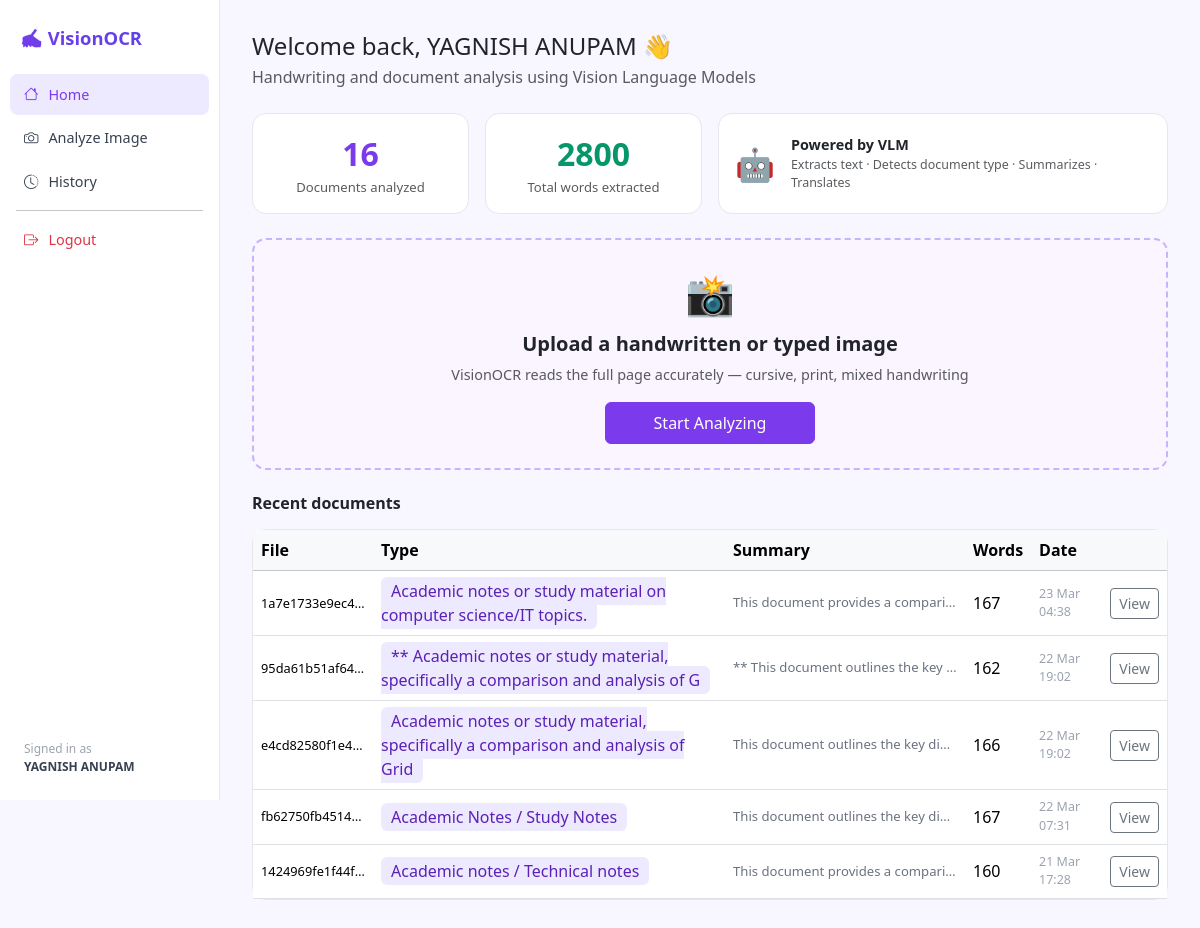
The page / (signed in) on the database its author committed.
### app/models/database.py (models this page shows)
class User(UserMixin, db.Model):
    __tablename__ = 'users'
    id           = db.Column(db.Integer, primary_key=True)
    name         = db.Column(db.String(100), nullable=False)
    email        = db.Column(db.String(150), unique=True, nullable=False)
    password     = db.Column(db.String(256), nullable=False)
    created_at   = db.Column(db.DateTime, default=datetime.utcnow)
    results      = db.relationship('Result', backref='user', lazy=True)

class Result(db.Model):
    __tablename__ = 'results'
    id            = db.Column(db.Integer, primary_key=True)
    user_id       = db.Column(db.Integer, db.ForeignKey('users.id'), nullable=False)
    filename      = db.Column(db.String(256))
    doc_type      = db.Column(db.String(80))        # letter, notes, essay etc
    extracted     = db.Column(db.Text)              # full extracted text
    summary       = db.Column(db.Text)              # AI summary
    translation   = db.Column(db.Text)              # translated text if requested
    translate_to  = db.Column(db.String(50))        # target language
    word_count    = db.Column(db.Integer)
    char_count    = db.Column(db.Integer)
    tokens_used   = db.Column(db.Integer)
    created_at    = db.Column(db.DateTime, default=datetime.utcnow)

### app/routes/main.py (the view)
@main_bp.route('/')
@login_required
def home():
    recent = Result.query.filter_by(user_id=current_user.id)\
                         .order_by(Result.created_at.desc()).limit(5).all()
    total  = Result.query.filter_by(user_id=current_user.id).count()
    total_words = sum(r.word_count or 0 for r in
                      Result.query.filter_by(user_id=current_user.id).all())
    return render_template('home.html', recent=recent, total=total, total_words=total_words)

### app/templates/home.html (shortened to what this page needs)
{% extends 'base.html' %}
{% block content %}
<h4 class="mb-1">Welcome back, {{ current_user.name }} 👋</h4>
<p class="text-muted mb-4">Handwriting and document analysis using Vision Language Models</p>
<div class="row g-3 mb-4">
  <div class="col-md-3">
    <div class="card p-3 text-center">
      <div style="font-size:2rem;font-weight:700;color:#7C3AED;">{{ total }}</div>
      <div class="text-muted" style="font-size:.82rem;">Documents analyzed</div>
    </div>
  </div>
  <div class="col-md-3">
    <div class="card p-3 text-center">
      <div style="font-size:2rem;font-weight:700;color:#059669;">{{ total_words }}</div>
      <div class="text-muted" style="font-size:.82rem;">Total words extracted</div>
    </div>
  </div>
  <div class="col-md-6">
    <div class="card p-3 h-100 d-flex flex-row align-items-center gap-3">
      <div style="font-size:2rem;">🤖</div>
      <div>
        <div class="fw-semibold" style="font-size:.9rem;">Powered by VLM</div>
        <div class="text-muted" style="font-size:.78rem;">Extracts text · Detects document type · Summarizes · Translates</div>
      </div>
    </div>
  </div>
</div>
<div class="card mb-4" style="border:2px dashed #C4B5FD;background:#FAF5FF;">
  <div class="card-body text-center py-4">
    <div style="font-size:2.5rem;">📸</div>
    <h5 class="mt-2 fw-semibold">Upload a handwritten or typed image</h5>
    <p class="text-muted mb-3" style="font-size:.9rem;">
      VisionOCR reads the full page accurately — cursive, print, mixed handwriting
    </p>
    <a href="{{ url_for('extract.upload_page') }}" class="btn btn-primary px-5 py-2">Start Analyzing</a>
  </div>
</div>
{% if recent %}
<h6 class="mb-3 fw-semibold">Recent documents</h6>
<div class="card">
  <div class="table-responsive">
    <table class="table table-hover mb-0 align-middle">
      <thead class="table-light">
        <tr><th>File</th><th>Type</th><th>Summary</th><th>Words</th><th>Date</th><th></th></tr>
      </thead>
      <tbody>
        {% for r in recent %}
        <tr>
          <td style="font-size:.8rem;max-width:120px;overflow:hidden;text-overflow:ellipsis;white-space:nowrap;">{{ r.filename }}</td>
          <td><span class="badge-type">{{ r.doc_type or 'Unknown' }}</span></td>
          <td style="font-size:.82rem;max-width:240px;overflow:hidden;text-overflow:ellipsis;white-space:nowrap;color:#6B7280;">
            {{ r.summary[:80] if r.summary else '—' }}{% if r.summary and r.summary|length > 80 %}…{% endif %}
          </td>
          <td>{{ r.word_count }}</td>
          <td style="font-size:.78rem;color:#9CA3AF;">{{ r.created_at.strftime('%d %b %H:%M') }}</td>
          <td><a href="{{ url_for('history.view_result', result_id=r.id) }}" class="btn btn-sm btn-outline-secondary">View</a></td>
        </tr>
        {% endfor %}
      </tbody>
    </table>
  </div>
</div>
{% endif %}
{% endblock %}

### app/templates/base.html (shortened to what this page needs)
<!DOCTYPE html>
<html lang="en">
<head>
<link href="https://cdn.jsdelivr.net/npm/bootstrap@5.3.3/dist/css/bootstrap.min.css" rel="stylesheet">
<link href="https://cdn.jsdelivr.net/npm/bootstrap-icons@1.11.3/font/bootstrap-icons.css" rel="stylesheet">
</head>
<body>
{% if current_user.is_authenticated %}
<div class="sidebar d-flex flex-column">
  <div class="logo">✍️ VisionOCR</div>
  <nav class="mt-2 flex-grow-1">
    <a href="{{ url_for('main.home') }}" class="nav-link {% if request.endpoint=='main.home' %}active{% endif %}">
      <i class="bi bi-house"></i>Home</a>
    <a href="{{ url_for('extract.upload_page') }}" class="nav-link {% if request.endpoint=='extract.upload_page' %}active{% endif %}">
      <i class="bi bi-camera"></i>Analyze Image</a>
    <a href="{{ url_for('history.history') }}" class="nav-link {% if request.endpoint=='history.history' %}active{% endif %}">
      <i class="bi bi-clock-history"></i>History</a>
    <hr class="mx-3 my-2">
    <a href="{{ url_for('auth.logout') }}" class="nav-link text-danger">
      <i class="bi bi-box-arrow-right"></i>Logout</a>
  </nav>
  <div class="px-4 pb-4" style="font-size:.75rem;color:#9CA3AF;">
    Signed in as<br><strong style="color:#374151;">{{ current_user.name }}</strong>
  </div>
</div>
{% endif %}
<div class="{% if current_user.is_authenticated %}main{% else %}container{% endif %}">
  {% block content %}{% endblock %}
</div>
</body>
</html>

### app/templates/base.html (style rules this page uses)
:root { --accent:#7C3AED;--accent-l:#EDE9FE;--accent-d:#5B21B6; }
body { background:#F8F7FF;font-family:'Segoe UI',sans-serif;min-height:100vh; }
.sidebar { width:220px;min-height:100vh;background:#fff;border-right:1px solid #E5E7EB; position:fixed;top:0;left:0;z-index:100; }
.logo { padding:24px 20px 12px;font-size:1.15rem;font-weight:700; background:linear-gradient(135deg,#7C3AED,#4F46E5); -webkit-background-clip:text;-webkit-text-fill-color:transparent; }
.nav-link { color:#374151;border-radius:8px;margin:2px 10px; padding:10px 14px;display:flex;align-items:center;gap:10px;font-size:.9rem; }
.nav-link:hover,.nav-link.active { background:var(--accent-l);color:var(--accent); }
.main { margin-left:220px;padding:32px; }
.card { border:1px solid #E5E7EB;border-radius:14px;box-shadow:none;background:#fff; }
.btn-primary { background:var(--accent);border-color:var(--accent); }
.badge-type { background:#EDE9FE;color:#5B21B6;font-weight:500;border-radius:6px;padding:3px 10px; }

### rows shown on the page
User: name "YAGNISH ANUPAM"
Result: filename "1a7e1733e9ec4…", doc_type "Academic notes or study material on computer science/IT topics.", summary "This document provides a compari…", word_count "167", created_at "23 Mar 04:38"
Result: filename "95da61b51af64…", doc_type "** Academic notes or study material, specifically a comparison and analysis of G", summary "** This document outlines the key…", word_count "162", created_at "22 Mar 19:02"
Result: filename "e4cd82580f1e4…", doc_type "Academic notes or study material, specifically a comparison and analysis of Grid", summary "This document outlines the key dif…", word_count "166", created_at "22 Mar 19:02"
Result: filename "fb62750fb4514…", doc_type "Academic Notes / Study Notes", summary "This document outlines the key dif…", word_count "167", created_at "22 Mar 07:31"
Result: filename "1424969fe1f44f…", doc_type "Academic notes / Technical notes", summary "This document provides a compari…", word_count "160", created_at "21 Mar 17:28"

### other values the page prints
{{ total }} "16"
{{ total_words }} "2800"
